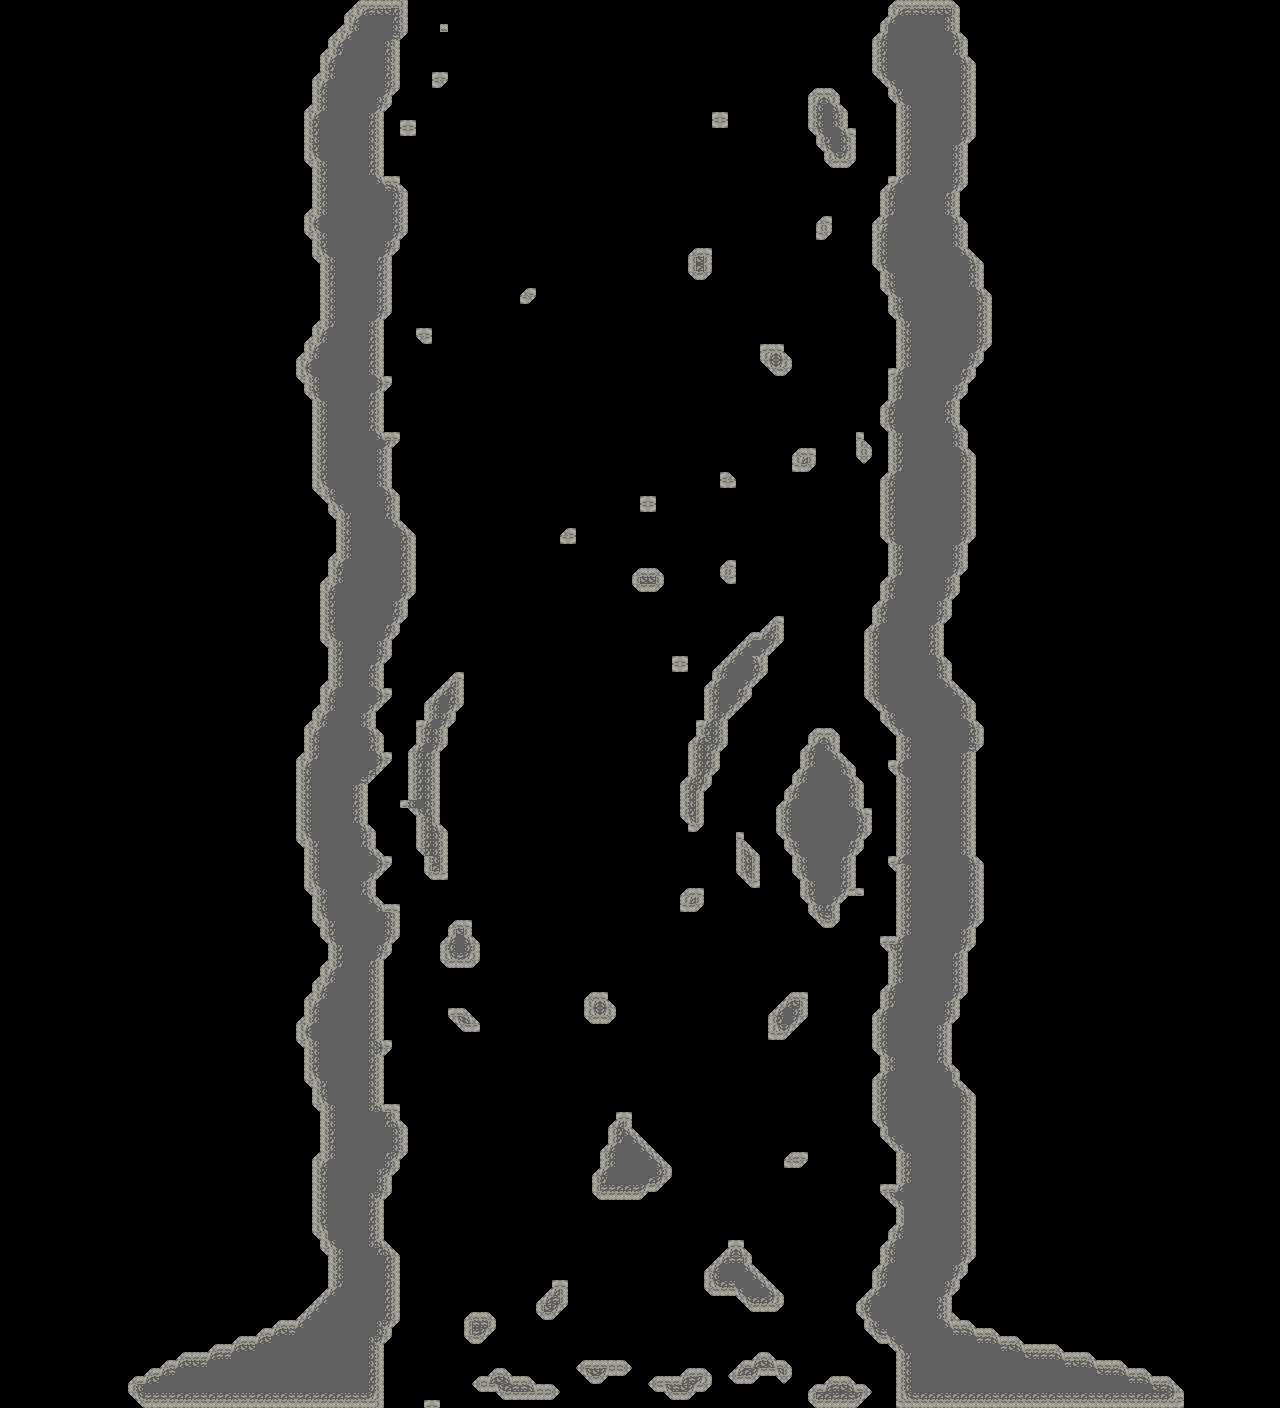

This game map was drawn from its Tiled (.tmx) file and the tilesets committed beside it. A one-line description and the trimmed map source follow:
An orthogonal 160x176 tile map with 8x8 px tiles, 1 tile layer (Tile Layer 1), 2 tilesets.

<map version="1.2" tiledversion="1.3.1" orientation="orthogonal" renderorder="right-down" compressionlevel="0" width="160" height="176" tilewidth="8" tileheight="8" infinite="0" nextlayerid="2" nextobjectid="1">
 <tileset firstgid="1" source="../Images/testTileset.tsx" />
 <tileset firstgid="7" source="skyTileset1.tsx" />
 <layer id="1" name="Tile Layer 1" width="160" height="176">
  <data>[28160 cells, 5033 non-empty, 37 distinct tile ids]</data>
 </layer>
</map>
